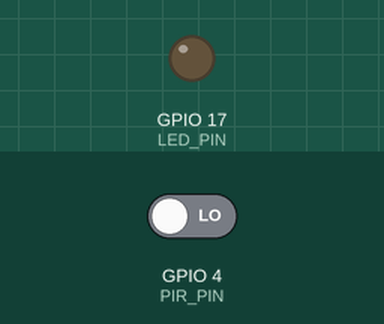
This program was run on a simulated Raspberry Pi (BCM pin numbers). Shown: output pins drawn as LEDs (lit = HIGH). The inputs (shaded band) are chosen by the test bench; at power-on: GPIO 4 (PIR_PIN) LOW. The camera gives no picture and a still takes 0.5 s; the clock reads 2024-03-15 10:24:30 at power-on unless the program sets it; what the program prints to the terminal is not drawn.

Above: at 3.2 s.
3.3 s: GPIO 4 (PIR_PIN) driven HIGH
At 3.8 s:
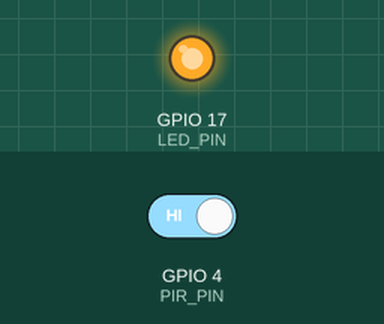
4.8 s: GPIO 4 (PIR_PIN) driven LOW
At 6.2 s:
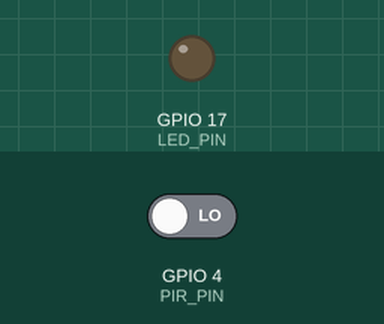
Timing chart, 0 to 7.8 s (numbered marks = the images above; inputs shaded):
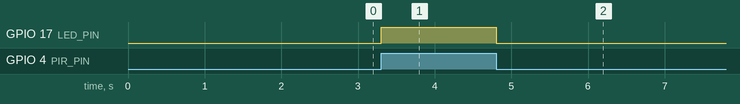

The program:

pir_camera_azure.py
```python
import RPi.GPIO as GPIO
import time
from picamera import PiCamera

def take_photo(camera):
    file_name = "/home/pi/camera/img_" + str(time.time()) + ".jpg"
    camera.capture(file_name)
    return file_name


PIR_PIN = 4
LED_PIN = 17

# Setup camera
camera = PiCamera()
camera.resolution = (720, 480)
camera.rotation = 180
print("Waiting 2 seconds to init the camera...")
time.sleep(2)
print("Camera setup OK.")

# Setup GPIOs
GPIO.setmode(GPIO.BCM)
GPIO.setup(PIR_PIN, GPIO.IN)
GPIO.setup(LED_PIN, GPIO.OUT)
GPIO.output(LED_PIN, GPIO.LOW)
print("GPIOs setup OK.")

MOV_DETECT_TRESHOLD = 3.0
last_pir_state = GPIO.input(PIR_PIN)
movement_timer = time.time()
MIN_DURATION_BETWEEN_2_PHOTOS = 60.0
last_time_photo_taken = 0

print("Everything has been setup.")

try:
    while True:
        time.sleep(0.01)
        pir_state = GPIO.input(PIR_PIN)
        if pir_state == GPIO.HIGH:
            GPIO.output(LED_PIN, GPIO.HIGH)
        else:
            GPIO.output(LED_PIN, GPIO.LOW)
        if last_pir_state == GPIO.LOW and pir_state == GPIO.HIGH:
            movement_timer = time.time()
        if last_pir_state == GPIO.HIGH and pir_state == GPIO.HIGH:
            if time.time() - movement_timer > MOV_DETECT_TRESHOLD:
                if time.time() - last_time_photo_taken > MIN_DURATION_BETWEEN_2_PHOTOS:
                    print("Take photo and send it by email")
                    take_photo(camera)
                    last_time_photo_taken = time.time()
        last_pir_state = pir_state
except KeyboardInterrupt:
    GPIO.cleanup()
```

Measured:
- after the input at 3.3 s, GPIO 17 (LED_PIN): LOW → HIGH at once
- after the input at 4.8 s, GPIO 17 (LED_PIN): HIGH → LOW at once
